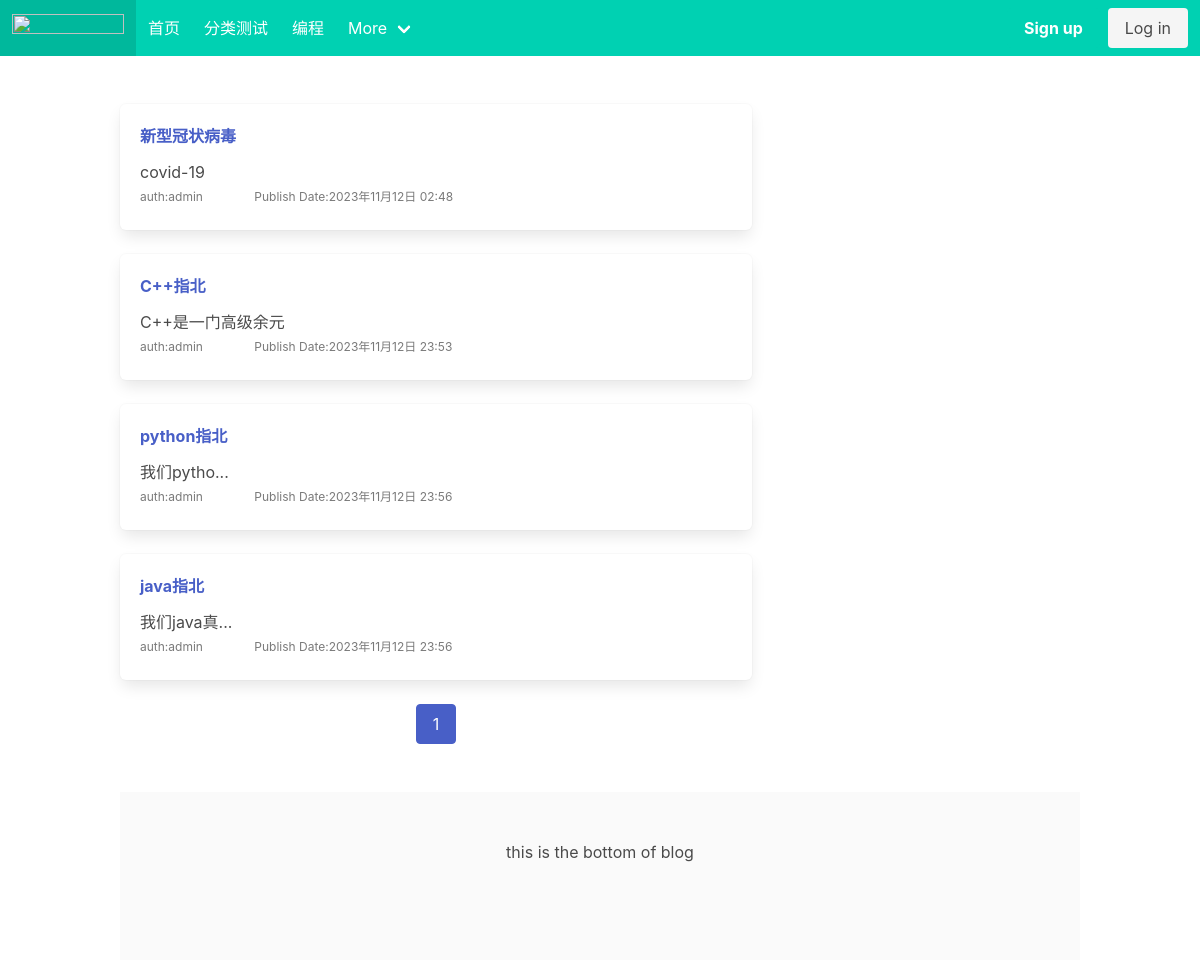
The app's page /, older data.
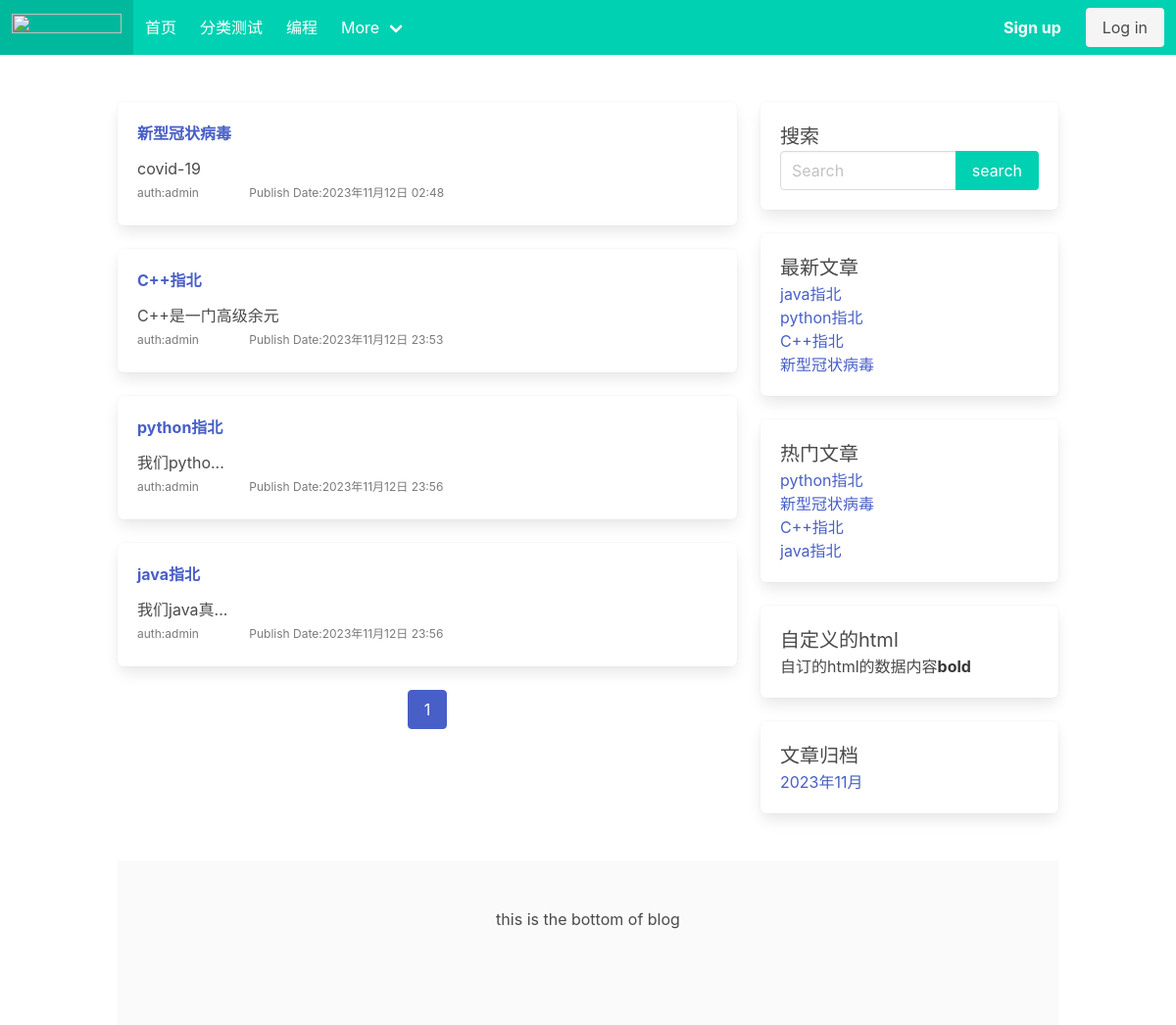
The same page, newer data.
### blog/models.py (models this page shows, shortened)
class Category(models.Model):
    name = models.CharField(max_length=32, verbose_name="分类名称")
    desc = models.TextField(max_length=200, blank=True, default='', verbose_name="分类描述")
    add_date = models.DateTimeField(auto_now_add=True, verbose_name="添加时间")
    pub_date = models.DateTimeField(auto_now=True, verbose_name="修改时间")
    class Meta:
        verbose_name = "博客分类"
        verbose_name_plural = verbose_name

class Post(models.Model):
    title = models.CharField(max_length=61, verbose_name="文章标题")
    desc = models.TextField(max_length=200, blank=True, verbose_name="文章描述")
    category = models.ForeignKey(Category, on_delete=models.CASCADE, verbose_name="分类")
    content = models.TextField(verbose_name="文章详情")
    tags = models.ForeignKey(Tag, blank=True, null=True, on_delete=models.CASCADE, verbose_name="文章标签")
    owner = models.ForeignKey(User, on_delete=models.CASCADE, verbose_name="作者")
    is_hot = models.BooleanField(default=False, verbose_name="是否热门") #手动热门
    Browse_rate = models.IntegerField(default=0, verbose_name="流量率") #浏览量
    add_date = models.DateTimeField(auto_now_add=True, verbose_name="添加时间")
    pub_date = models.DateTimeField(auto_now=True, verbose_name="修改时间")
    class Meta:
        verbose_name = "文章"
        verbose_name_plural = verbose_name

class Sidebar(models.Model):
    STATUS = (
        (1, '隐藏'),
        (2, '展示')
    )
    DISPLAY_TYPE = (
        (1, '搜索'),
        (2, '最新文章'),
        (3, '最热文章'),
        (4, '最近评论'),
        (5, '文章归档'),
        (6, 'HTML')
    )
    title = models.CharField(max_length=50, verbose_name="标题")
    display_type = models.PositiveIntegerField(default=1, choices=DISPLAY_TYPE, verbose_name="展示类型")
    content = models.CharField(max_length=500, blank=True, default='', verbose_name="内容",
                               help_text="如果设置的不是HTML类型，可为空")  # 这个字段专门给html类型的 其他为空
    sort = models.PositiveIntegerField(default=1, verbose_name="排序", help_text='序号越大越靠前')
    status = models.PositiveIntegerField(default=2, choices=STATUS, verbose_name="状态")  # 隐藏显示状态
    add_date = models.DateTimeField(auto_now_add=True, verbose_name="创建时间")
    class Meta:
        verbose_name = "侧边栏"
        verbose_name_plural = verbose_name
        ordering = ['-sort']
    @classmethod  # 类方法展示器，这个就变成了这个类的一个方法可以调用
    def get_sidebar(cls):
        return cls.objects.filter(status=2)  # 查询到所有允许展示的模块
    @property #成为一个类属性，使用时候不需要后边括号，readonly
    def get_content(self):
        if self.display_type == 1:
            context = {
            }
            return render_to_string('blog/sidebar/search.html', context=context)
        elif self.display_type == 2:
            context = {
            }
            return render_to_string('blog/sidebar/new_post.html', context=context)
        elif self.display_type == 3:
            context = {
            }
            return render_to_string('blog/sidebar/hot_post.html', context=context)
        elif self.display_type == 4:
            context = {
            }
            return render_to_string('blog/sidebar/comment.html', context=context)
        elif self.display_type == 5: #文章归档
            context = {
            }
            return render_to_string('blog/sidebar/archives.html', context=context)
        elif self.display_type == 6:  # 自定义侧边栏
            return self.content

### blog/views.py (the view)
# urls.py: path('', views.index, name='index'),
def index(request):
    post_list = Post.objects.all()  # 查询到所有的文章
    paginator = Paginator(post_list, 4)  # 第二个参数2代表每页显示几个
    page_number = request.GET.get('page') #?page = 1 (页码）
    page_obj = paginator.get_page(page_number)
    context = {'post_list': post_list, 'page_obj': page_obj}
    return render(request, 'blog/index.html', context)

### blog/templatetags/category.py (called while the page is built)
@register.simple_tag()
def get_category_list():
    return Category.objects.all()

@register.simple_tag()
def get_sidebar_list():
    return Sidebar.get_sidebar()

@register.simple_tag()
def get_new_post():
    return Post.objects.order_by('-pub_date')[:8]

@register.simple_tag()
def get_hot_Browse_post():
    return Post.objects.order_by('-Browse_rate')[:8]

@register.simple_tag()
def get_archives():
    return Post.objects.dates('add_date', 'month', order='DESC')[:8]

### blog/templates/blog/index.html
{% extends 'blog/base.html' %}

### blog/templates/blog/base.html (shortened to what the changed rows need)
<!DOCTYPE html>
{% load static category %}
<html lang="en">
<head>
    <link rel="stylesheet" href="{% static 'users/bulma.css' %}">
    <link rel="stylesheet" href="https://cdn.jsdelivr.net/npm/bulma@0.9.4/css/bulma.min.css">
</head>
<body>
<nav class="navbar is-primary" role="navigation" aria-label="main navigation">
    <div id="navbarBasicExample" class="navbar-menu">
        <div class="navbar-start">
            {% block navbar-start %}
            <a class="navbar-item" href="/">
                首页
            </a>
            {% get_category_list as category_list %}
            {% for category in category_list %}
            <a class="navbar-item" href="{% url 'blog:category_list' category.id %}">
                {{ category.name }}
            </a>
            {%endfor%}
            <div class="navbar-item has-dropdown is-hoverable">
                <a class="navbar-link">
                </a>
            </div>
            {% endblock %}
        </div>
    </div>
</nav>
<section class="section">
    <div class=" container">
        <div class="columns">
            <div class="column is-8">
                {% block section %}
                {% if page_obj %}
                {% for post in page_obj %}
                <div class="box">
                    <h1 class="is-size-6  has-text-weight-bold">
                        <a href="{% url 'blog:post_detail' post.id %}"> {{ post.title }}</a>
                    </h1>
                    <p class="mt-3">{{ post.desc | truncatechars:10 }}</p>
                    <div class="is-size-7 has-text-grey pt-1 pb-1">
                        <span class="mr-6">auth:{{ post.owner }}</span>
                        <span>Publish Date:{{ post.add_date }}</span>
                    </div>
                </div>
                {% endfor %}
                {% else %}
                <div class="box">
                    <p class="has-text-danger-dark">文章不存在！</p>
                </div>
                {% endif %}
                {% endblock %}
            </div>
            <div class="column is-4">
                {% block right %}
                {% get_sidebar_list as sidebar_list %}
                {% for sidebar in sidebar_list %}
                <div class="box">
                    <h1 class="is-size-5">{{ sidebar.title }}</h1>
                    <p>{{ sidebar.get_content|safe }}</p>
                </div>
                {% endfor %}
                {% endblock %}
            </div>
        </div>
    </div>
</section>
</body>
</html>

### blog/templates/blog/sidebar/search.html (shortened to what this page needs)
<form action="{% url 'blog:search' %}" method="get">
    <div class="field has-addons">
        <div class="control is-expanded">
             <input type="search" class="input" name="keyword" placeholder="Search" value="{{ keyword }}">
        </div>
        <div class="control">
            <input class="button is-primary" type="submit" value="search">
        </div>
    </div>
</form>

### blog/templates/blog/sidebar/new_post.html
{% load category %}
{% get_new_post as post_list %}
{% for post in post_list %}
<ul>
    <li><a href="{% url 'blog:post_detail' post.id %}">{{ post.title }}</a></li>
</ul>
{% endfor %}

### blog/templates/blog/sidebar/hot_post.html
{% load category %}
{% get_hot_Browse_post as post_list %}
{% for post in post_list %}
<ul>
    <li><a href="{% url 'blog:post_detail' post.id %}">{{ post.title }}</a></li>
</ul>
{% endfor %}

### blog/templates/blog/sidebar/archives.html
{% load category %}
{% get_archives as archives_list %}
{% for archive in archives_list %}
<ul>
    <li><a href="{% url 'blog:archives' archive.year archive.month%}">{{ archive.year }}年{{archive.month}}月</a></li>
</ul>
{% endfor %}

Row changes from the older to the newer data that the page shows:
added Sidebar: title "搜索"
added Sidebar: title "最新文章", Post (title "java指北"), Post (title "python指北"), Post (title "C++指北"), Post (title "新型冠状病毒")
added Sidebar: title "热门文章", Post (title "python指北"), Post (title "新型冠状病毒"), Post (title "C++指北"), Post (title "java指北")
added Sidebar: title "自定义的html", get_content "自订的html的数据内容 bold"
added Sidebar: title "文章归档", year "2023", month "11"
